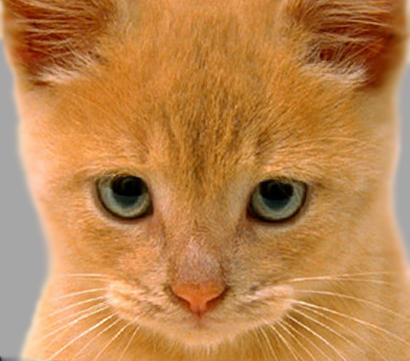
#> input picture homework2/homework2_images/cat.jpg, 410 x 361 px
$ python hybrid_images.py ./homework2_images/cat.jpg ./homework2_images/dog.jpg   (older library calls are emulated)
#> lines starting #> are read from the running program, lines starting #| are printed output that depends on the picture; after the words box and inside, x2 and y2 are one past the last pixel; in counts of white or black regions, pixels touching at a corner belong together
# Program which creates a hybrid between two images.
# One image is created using a Sobel operator and the other using Fourier Transform

# The command line input is "python hybrid_images.py imagePath1 imagePath2"
# suggested: python hybrid_images.py ./homework2_images/cat.jpg ./homework2_images/dog.jpg

# Changing the input parameters for getSobelHybrid() in main() and createMask() in getFourierHybrid
#   will affect the quality of the hybrid images

import numpy as np
import cv2
import sys
from os import path

# returns img1 and img2 from command line inputs
def getOriginals():
    if (path.exists(sys.argv[1]) & path.exists(sys.argv[2])):
        img1 = cv2.imread(sys.argv[1])
#> img1 is the input picture: shape (361, 410, 3); mean B, G, R 77.1, 132.5, 188.3
        img2 = cv2.imread(sys.argv[2])
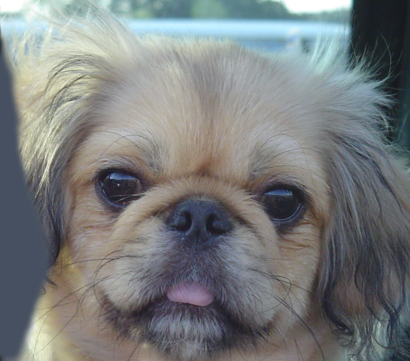
#> input picture homework2/homework2_images/dog.jpg, 410 x 361 px
#> img2 is the input picture: shape (361, 410, 3); mean B, G, R 125, 124.5, 121.2

    else:
        print('The command line input is "python hybrid_images.py imagePath1 imagePath2"')

    if (img1.shape != img2.shape):
        img1 = resize(img1, img2)

    return img1, img2

# resize img1 to shape of img2
def resize(img1, img2):
    rows, cols = img2.shape[0], img2.shape[1]
    resize = cv2.resize(img1, (cols, rows), interpolation=cv2.INTER_AREA)

    return resize

# converts image to single precision float values
def convertToFloat32(img):
    if img.dtype == "float32":
        return img
    else:
        img = np.float32(img)
        float32Img = img.copy()
        cv2.normalize(img, float32Img, 1.0, 0.0, cv2.NORM_MINMAX)
        return float32Img

# converts image to unsigned 8-bit values
def convertToInt8(img):
    if img.dtype == "uint8":
        return img
    else:
        uint8Img = img.copy()
        uint8Img = cv2.convertScaleAbs(img, alpha = 255)
        return uint8Img

# generates a sobel filter (X and Y) for a one channel image in float32
def getSobelEdgesFloat32(img, filter, sigma, ksize):
    float32Img = convertToFloat32(img)

    blur = cv2.GaussianBlur(float32Img, filter, sigma)

    gradX = cv2.Sobel(blur, cv2.CV_32F, 1, 0, ksize)
    gradY = cv2.Sobel(blur, cv2.CV_32F, 0, 1, ksize)

    gradX, gradY = np.square(gradX), np.square(gradY)
    grads = gradX + gradY
    grads = np.sqrt(grads)

    return grads

# generates a sobel hybrid between a blurred 1st image and a sobel filtered 2nd image
def getSobelHybrid(img1, img2, filter1, filter2, sigma1, sigma2, ksize):
    blur1 = cv2.GaussianBlur(img1, filter1, sigma1)

    b, g, r = cv2.split(img2)
    b, g, r = getSobelEdgesFloat32(b, filter2, sigma2, ksize), getSobelEdgesFloat32(g, filter2, sigma2, ksize), getSobelEdgesFloat32(r, filter2, sigma2, ksize),
    mergedSobel = cv2.merge([b,g,r])
    sobel2 = convertToInt8(mergedSobel)

    merge = cv2.bitwise_and(sobel2, blur1)

    return merge

# creates a mask for a given image
def createMask(img, filtType, freqCutoff1, freqCutoff2, shape):
    rows, cols = img.shape[0], img.shape[1]
    crow, ccol = rows//2, cols//2
    range = int(min(crow, ccol)*freqCutoff1)

    ### Filter Type
    # LPF
    if filtType == 0:
        mask = np.zeros((rows, cols), dtype = np.uint8)
        fill = 1
    # BPF & HPF
    else:
        mask = np.ones((rows, cols), dtype = np.uint8)
        fill = 0

    ### Shape
    # Circle
    if shape == 0:
        mask = cv2.circle(mask, (ccol, crow), range, fill, -1)
        # for BPF
        if filtType == 2:
            mask = cv2.circle(mask, (ccol, crow), int(min(crow, ccol)*freqCutoff2), 1, -1)
    # Rectangle
    else:
        mask[crow-range:crow+range+1, ccol-range:ccol+range+1] = fill
        # for BPF
        if filtType == 2:
            range2 = int(min(crow, ccol)*freqCutoff2)
            mask[crow-range2:crow+range2+1, ccol-range2:ccol+range2+1] = 1

    return mask

# generates fourier transform image with given mask
def getFourierFilteredImg(img, mask):
    f = np.fft.fft2(img)
    fShift = np.fft.fftshift(f)

    maskedMagF = mask * fShift

    fiShift = np.fft.ifftshift(maskedMagF)

    imgBack = np.fft.ifft2(fiShift)
    imgBack = np.real(imgBack)

    return imgBack

# generates a fourier filtered hybrid between each image in color
def getFourierHybrid(img1, img2):
    b1, g1, r1 = cv2.split(img1)
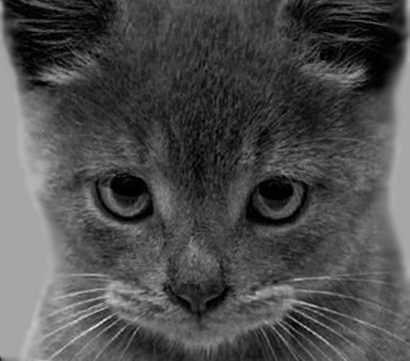
#> b1: shape (361, 410); min 0, max 234, mean 77.1
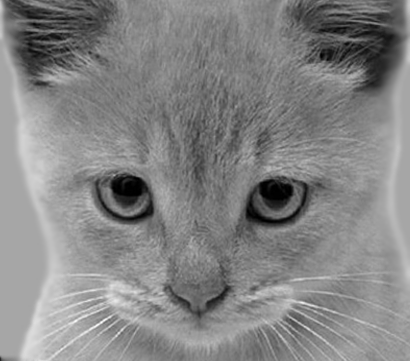
#> g1: shape (361, 410); min 0, max 255, mean 132.5
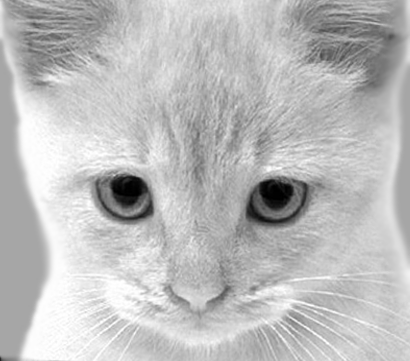
#> r1: shape (361, 410); min 0, max 255, mean 188.3
    b2, g2, r2 = cv2.split(img2)

    img1Chan = [b1,g1,r1]
    img2Chan = [b2,g2,r2]
    img1Filt = []
    img2Filt = []

    lpf = createMask(img1, 0, .4, 0, 1)
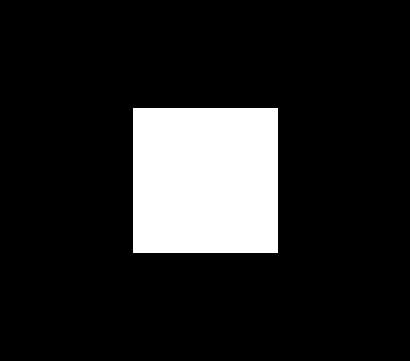
#> lpf: shape (361, 410); values 0 (black) and 1 (white), 14.2% white; 1 white region, box (x1, y1, x2, y2) and area: (133, 108, 278, 253) 21025
    visibleLPF = lpf * 255 # used for creating mask jpgs

    hpf = createMask(img2, 1, .1, 0, 1)
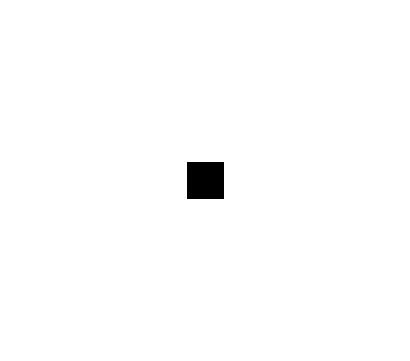
#> hpf: shape (361, 410); values 0 (black) and 1 (white), 99.1% white; 1 black region, box (x1, y1, x2, y2) and area: (187, 162, 224, 199) 1369
    visibleHPF = hpf * 255 # used for creating mask jpgs

    for channel in img1Chan:
        img1Filt.append(getFourierFilteredImg(channel, lpf))
#> this loop made 3 passes
#> after the loop, img1Filt = 3 items

    for channel in img2Chan:
        img2Filt.append(getFourierFilteredImg(channel, hpf))
#> this loop made 3 passes
#> pass 1, in getFourierFilteredImg (call 4), `imgBack = np.real(imgBack)`:
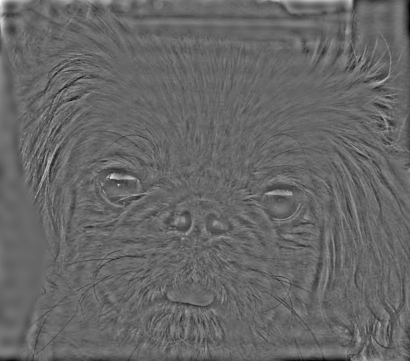
#> imgBack: shape (361, 410) float64; min -92.4, max 135.8, mean 0; drawn with min black and max white
#> after the loop, img2Filt = 3 items

    img1Filt = cv2.merge(img1Filt)
    img2Filt = cv2.merge(img2Filt)

    img1Filt = cv2.convertScaleAbs(img1Filt, beta = 128)
    img2Filt = cv2.convertScaleAbs(img2Filt, beta = 100)

    fourierHybrid = cv2.bitwise_and(img1Filt, img2Filt)

    return fourierHybrid

def main():
    img1, img2 = getOriginals()
    sobelHybrid = getSobelHybrid(img1, img2, (1,1), (5,5), 1, 3, 9)
    fourierHybrid = getFourierHybrid(img1, img2)

    cv2.imshow('Image 1', img1)
    cv2.imshow('Image 2', img2)
    cv2.imshow('Sobel Hybrid', sobelHybrid)
    cv2.imshow('Fourier Hybrid', fourierHybrid)

    cv2.waitKey(0)
    cv2.destroyAllWindows()

main()
